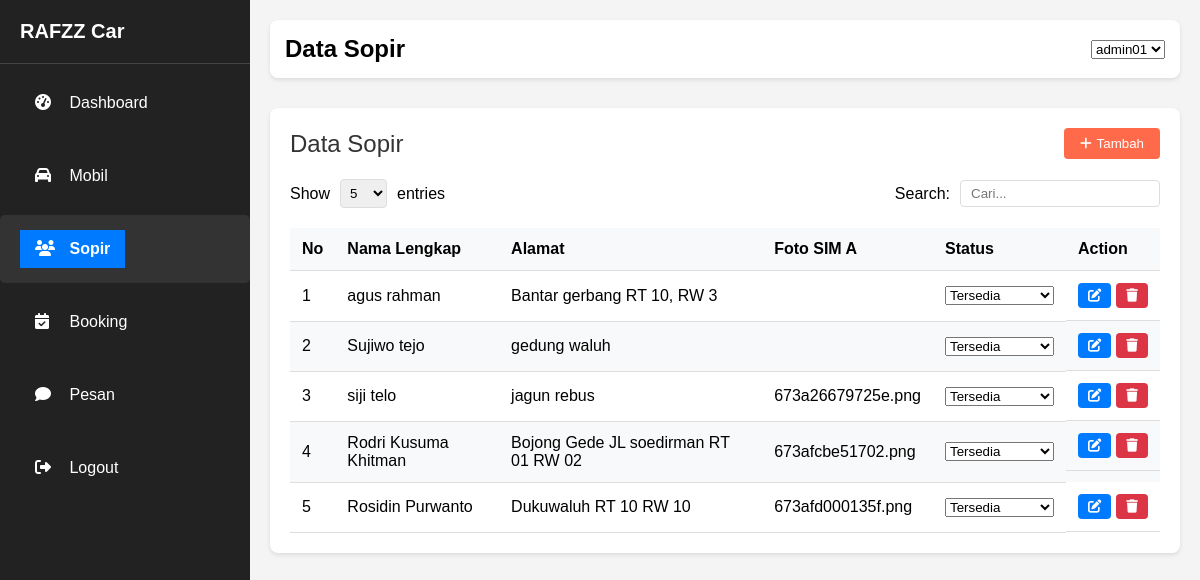
The app's page /Admin/index/index.php?page=sopir (signed in) with its own data.
### tables this page shows
CREATE TABLE `sopir` (
  `id_sopir` int(11) NOT NULL,
  `nama_sopir` varchar(50) NOT NULL,
  `alamat_sopir` varchar(50) NOT NULL,
  `sim_sopir` varchar(255) NOT NULL,
  `status_sopir` enum('tersedia','tidak tersedia','','') NOT NULL
);

### Admin/pages/sopir.php (the view, shortened to what this page needs)
<?php
$sopir_result = $conn->query("SELECT * FROM sopir");
?>
<div class="header">
    <h2>Data Sopir</h2>
    <select class="admin-dropdown">
        <option>admin01</option>
    </select>
</div>
<div class="table-container">
    <div class="table-header">
        <div class="table-title">Data Sopir</div>
        <button class="btn-tambah"><i class="fas fa-plus"></i> Tambah</button>
    </div>
    <div class="table-controls">
        <div class="entries-control">
            Show
            <select>
                <option>5</option>
            </select>
            entries
        </div>
        <div class="search-control">Search: <input type="text" placeholder="Cari..." /></div>
    </div>
    <table class="table">
        <thead>
            <tr>
                <th>No</th>
                <th>Nama Lengkap</th>
                <th>Alamat</th>
                <th>Foto SIM A</th>
                <th>Status</th>
                <th>Action</th>
            </tr>
        </thead>
        <tbody>
            <?php
            $nomor = 1;
            while ($sopir = $sopir_result->fetch_assoc()): ?>
                <tr>
                    <td><?= $nomor++ ?></td>
                    <td><?= htmlspecialchars($sopir['nama_sopir']) ?></td>
                    <td><?= htmlspecialchars($sopir['alamat_sopir']) ?></td>
                    <td><?= htmlspecialchars($sopir['sim_sopir']) ?></td>
                    <td>
                        <select name="status_sopir">
                            <option value="tersedia" <?= $sopir['status_sopir'] == 'tersedia' ? 'selected' : '' ?>>Tersedia</option>
                        </select>
                    </td>
                    <td class="action-buttons">
                        <button type="submit" name="update_sopir" class="btn-edit"><i class="fas fa-edit"></i></button>
                        <button type="submit" name="delete_sopir" class="btn-delete"><i class="fas fa-trash"></i></button>
                    </td>
                </tr>
            <?php endwhile; ?>
        </tbody>
    </table>
</div>
</div>

### Admin/style.css (style rules this page uses)
* { margin: 0; padding: 0; box-sizing: border-box; font-family: Arial, sans-serif; }
.header { display: flex; justify-content: space-between; align-items: center; margin-bottom: 30px; background: white; padding: 15px; border-radius: 8px; box-shadow: 0 2px 4px rgba(0, 0, 0, 0.1); }
.table-container { background: white; padding: 20px; border-radius: 8px; box-shadow: 0 2px 4px rgba(0, 0, 0, 0.1); }
.table-header { display: flex; justify-content: space-between; align-items: center; margin-bottom: 20px; }
.table-title { font-size: 24px; color: #333; }
.btn-tambah { background-color: #ff6b4a; color: white; border: none; padding: 8px 16px; border-radius: 4px; cursor: pointer; display: flex; align-items: center; gap: 5px; }
.table-controls { display: flex; justify-content: space-between; align-items: center; margin-bottom: 20px; }
.entries-control { display: flex; align-items: center; gap: 10px; }
.entries-control select { padding: 5px; border: 1px solid #ddd; border-radius: 4px; }
.search-control { display: flex; align-items: center; gap: 10px; }
.search-control input { padding: 5px 10px; border: 1px solid #ddd; border-radius: 4px; width: 200px; }
.table { width: 100%; border-collapse: collapse; }
.table th, .table td { padding: 12px; text-align: left; border-bottom: 1px solid #ddd; }
.table th { background-color: #f8f9fa; }
.table tr:nth-child(even) { background-color: #f8f9fa; }
.action-buttons { display: flex; gap: 5px; }
.btn-edit { background-color: #007bff; color: white; border: none; padding: 5px 10px; border-radius: 4px; cursor: pointer; }
.btn-delete { background-color: #dc3545; color: white; border: none; padding: 5px 10px; border-radius: 4px; cursor: pointer; }

### records on screen
sopir: nama_sopir "agus rahman", alamat_sopir "Bantar gerbang RT 10, RW 3", status_sopir "Tersedia"
sopir: nama_sopir "Sujiwo tejo", alamat_sopir "gedung waluh", status_sopir "Tersedia"
sopir: nama_sopir "siji telo", alamat_sopir "jagun rebus", sim_sopir "673a26679725e.png", status_sopir "Tersedia"
sopir: nama_sopir "Rodri Kusuma Khitman", alamat_sopir "Bojong Gede JL soedirman RT 01 RW 02", sim_sopir "673afcbe51702.png", status_sopir "Tersedia"
sopir: nama_sopir "Rosidin Purwanto", alamat_sopir "Dukuwaluh RT 10 RW 10", sim_sopir "673afd000135f.png", status_sopir "Tersedia"
